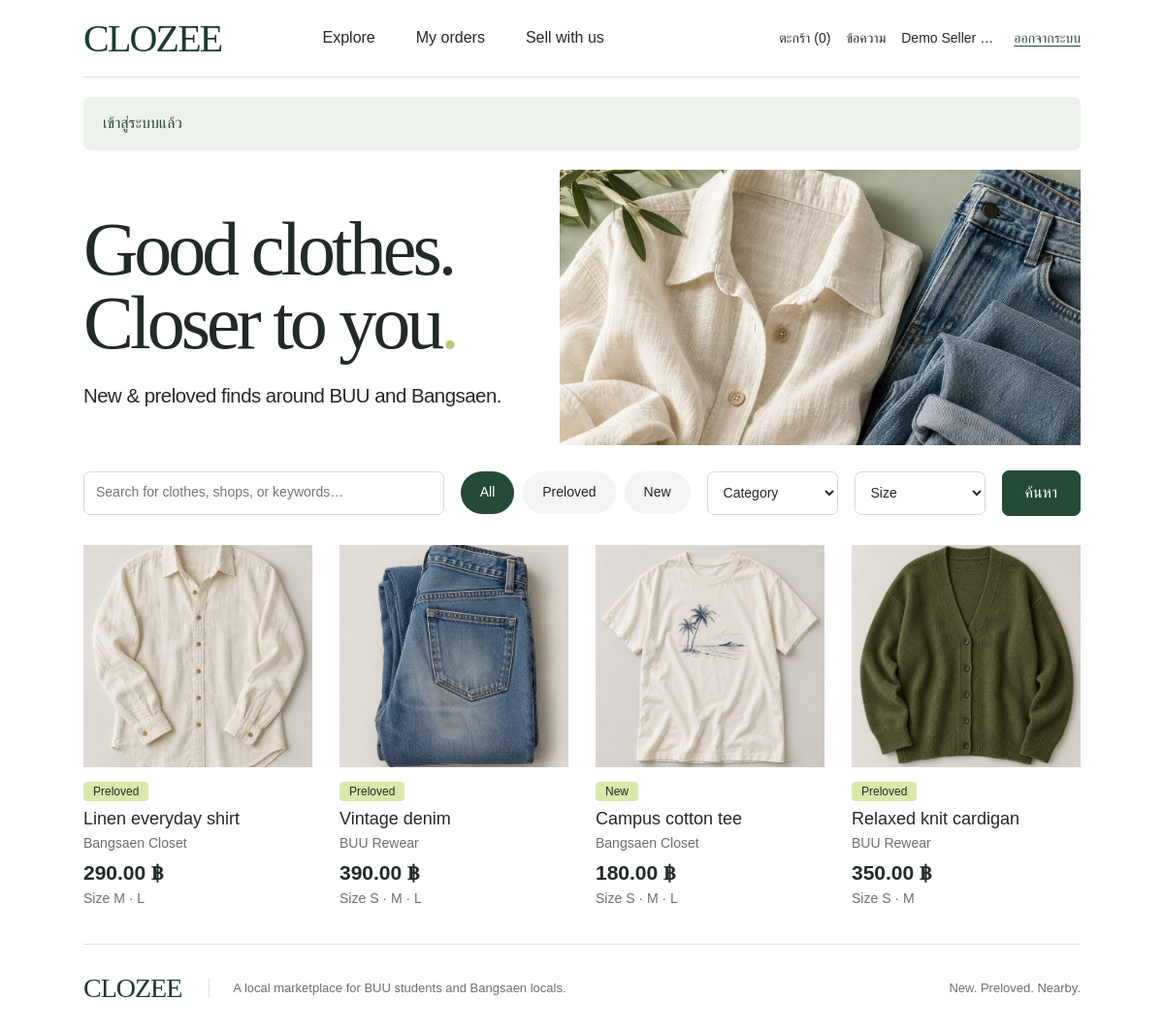
The page /products.php (signed in) on the database its author committed.
### tables this page shows
CREATE TABLE products (
    product_id BIGINT UNSIGNED NOT NULL AUTO_INCREMENT,
    shop_id BIGINT UNSIGNED NOT NULL,
    product_name VARCHAR(180) NOT NULL,
    description TEXT NULL,
    category VARCHAR(80) NULL,
    condition_type ENUM('new','secondhand') NOT NULL,
    image_path VARCHAR(255) NULL,
    brand VARCHAR(100) NULL,
    chest_cm DECIMAL(4,1) NULL,
    length_cm DECIMAL(4,1) NULL,
    condition_notes VARCHAR(1000) NULL,
    is_active TINYINT(1) NOT NULL DEFAULT 1,
    created_at TIMESTAMP NOT NULL DEFAULT CURRENT_TIMESTAMP,
    updated_at TIMESTAMP NOT NULL DEFAULT CURRENT_TIMESTAMP ON UPDATE CURRENT_TIMESTAMP,
    PRIMARY KEY (product_id),
    KEY idx_products_shop (shop_id),
    KEY idx_products_condition_active (condition_type, is_active),
    CONSTRAINT ck_products_chest CHECK (chest_cm IS NULL OR (chest_cm > 0 AND chest_cm <= 300)),
    CONSTRAINT ck_products_length CHECK (length_cm IS NULL OR (length_cm > 0 AND length_cm <= 300)),
    CONSTRAINT fk_products_shop FOREIGN KEY (shop_id)
      REFERENCES shops(shop_id) ON UPDATE CASCADE ON DELETE RESTRICT
);

CREATE TABLE shops (
    shop_id BIGINT UNSIGNED NOT NULL AUTO_INCREMENT,
    owner_user_id BIGINT UNSIGNED NOT NULL,
    shop_name VARCHAR(150) NOT NULL,
    description TEXT NULL,
    pickup_location VARCHAR(255) NULL,
    is_active TINYINT(1) NOT NULL DEFAULT 1,
    created_at TIMESTAMP NOT NULL DEFAULT CURRENT_TIMESTAMP,
    updated_at TIMESTAMP NOT NULL DEFAULT CURRENT_TIMESTAMP ON UPDATE CURRENT_TIMESTAMP,
    PRIMARY KEY (shop_id),
    UNIQUE KEY uq_shops_owner (owner_user_id),
    CONSTRAINT fk_shops_owner FOREIGN KEY (owner_user_id)
      REFERENCES users(user_id) ON UPDATE CASCADE ON DELETE RESTRICT
);

### public/products.php (called while the page is built)
<?php require __DIR__.'/../app/bootstrap.php';require ROOT.'/app/pages/catalog.php';

### app/config/example.php (called while the page is built)
<?php
return [
    'db_host' => '127.0.0.1',
    'db_port' => 3306,
    'db_name' => 'clozee',
    'db_user' => 'clozee',
    'db_pass' => '',
    'table_prefix' => '',
    'base_path' => '',
    'secure_cookies' => true,
    'delivery_fee' => '30.00',
];

### app/bootstrap.php (called while the page is built, shortened)
<?php
function config(): array
{
    static $values;
    if (is_array($values)) return $values;
    $values = require __DIR__ . '/config/example.php';
    $values['base_path'] = rtrim((string)$values['base_path'], '/');
    return $values;
}
require __DIR__ . '/config/tables.php';
require __DIR__ . '/config/db.php';
require __DIR__ . '/validation.php';
require __DIR__ . '/services/ProductImageService.php';
require __DIR__ . '/services/ProductService.php';
function url(string $path = ''): string { return config()['base_path'] . '/' . ltrim($path, '/'); }
function h(mixed $value): string { return htmlspecialchars((string)$value, ENT_QUOTES | ENT_SUBSTITUTE, 'UTF-8'); }

### app/services/ProductService.php (called while the page is built, shortened)
<?php
function catalog(array $filters, int $limit=24, int $offset=0): array {
    $where=['p.is_active=1','s.is_active=1','v.is_active=1']; $params=[];
    $sql='SELECT p.*,s.shop_name,(SELECT pi.image_id FROM {{product_images}} pi WHERE pi.product_id=p.product_id ORDER BY pi.sort_order,pi.image_id LIMIT 1) AS cover_image_id,MIN(v.price) AS min_price,SUM(v.stock_quantity) AS total_stock,GROUP_CONCAT(v.size_label ORDER BY v.variant_id SEPARATOR \' · \') AS sizes FROM {{products}} p JOIN {{shops}} s ON s.shop_id=p.shop_id JOIN {{product_variants}} v ON v.product_id=p.product_id WHERE '.implode(' AND ',$where).' GROUP BY p.product_id,s.shop_id ORDER BY p.product_id LIMIT '.max(1,min($limit,100)).' OFFSET '.max(0,$offset);
    return query($sql,$params)->fetchAll();
}

### app/config/db.php (called while the page is built, shortened)
<?php
function db(): PDO
{
    $c = config();
    $pdo = new PDO(
        sprintf('mysql:host=%s;port=%d;dbname=%s;charset=utf8mb4', $c['db_host'], $c['db_port'], $c['db_name']),
        $c['db_user'], $c['db_pass'],
        [PDO::ATTR_ERRMODE => PDO::ERRMODE_EXCEPTION, PDO::ATTR_DEFAULT_FETCH_MODE => PDO::FETCH_ASSOC,
         PDO::ATTR_EMULATE_PREPARES => false, PDO::ATTR_STRINGIFY_FETCHES => false]
    );
    $pdo->exec("SET time_zone = '+00:00'");
    return $pdo;
}
function query(string $sql, array $params = []): PDOStatement
{
    $statement = db()->prepare(resolve_sql($sql));
    $statement->execute($params);
    return $statement;
}

### app/config/tables.php (called while the page is built, shortened)
<?php
function table_name(string $logical): string {
    $prefix=config()['table_prefix'];
    return $prefix.$logical;
}
function resolve_sql(string $sql): string {
    return preg_replace_callback('/\{\{([a-z_]+)\}\}/',fn(array $m):string=>'`'.table_name($m[1]).'`',$sql);
}

### app/services/ProductImageService.php (called while the page is built, shortened)
<?php
function product_image_url(array $product): string {
    return url('assets/images/'.(in_array($product['image_path']??'',IMAGES,true)?$product['image_path']:'linen.jpg'));
}

### app/validation.php (called while the page is built, shortened)
<?php
function cents(mixed $value): int {
    if (!preg_match('/^(0|[1-9][0-9]{0,6})(?:\.([0-9]{1,2}))?$/D', (string)$value, $m)) throw new ValidationException('ราคาต้องไม่ติดลบและมีทศนิยมไม่เกิน 2 หลัก');
    return (int)$m[1]*100 + (int)str_pad($m[2]??'', 2, '0');
}
function money(mixed $decimal): string { return number_format(cents((string)$decimal)/100, 2) . ' ฿'; }

### app/templates/product-card.php (the view)
<article class="product-card"><a class="product-image" href="<?=h(url('product.php?id='.$p['product_id']))?>"><img src="<?=h(product_image_url($p))?>" alt="<?=h($p['product_name'])?>" width="400" height="500" loading="lazy"></a>
<span class="condition"><?=$p['condition_type']==='new'?'New':'Preloved'?></span>
<h2><a href="<?=h(url('product.php?id='.$p['product_id']))?>"><?=h($p['product_name'])?></a></h2><a class="shop-link" href="<?=h(url('shop.php?id='.$p['shop_id']))?>"><?=h($p['shop_name'])?></a>
<p class="price"><?=money($p['min_price'])?></p><p class="muted">Size <?=h($p['sizes'])?><?php if((int)$p['total_stock']===0): ?> · สินค้าหมด<?php endif; ?></p></article>

### app/pages/catalog.php (shortened to what this page needs)
<?php
$page=max(1,min(10000,(int)($_GET['page']??1)));
$filters=[];
foreach(['q','condition','category','size'] as $field) $filters[$field]=is_string($_GET[$field]??null)?mb_substr($_GET[$field],0,120):'';
$rows=catalog($filters,25,($page-1)*24);$more=count($rows)>24;$rows=array_slice($rows,0,24);
require ROOT.'/app/templates/header.php';
?>
<section class="editorial"><div><h1>Good clothes.<br>Closer to you<span>.</span></h1><p>New &amp; preloved finds around BUU and Bangsaen.</p></div><img src="<?=h(url('assets/images/hero.jpg'))?>" alt="เสื้อเชิ้ตลินินและยีนส์ โทนธรรมชาติ" width="900" height="600" fetchpriority="high"></section>
<form class="filters" method="get" action="<?=h(url('products.php'))?>" aria-label="ค้นหาเสื้อผ้า">
<label class="search"><span class="sr-only">ค้นหาเสื้อผ้าหรือร้าน</span><input type="search" name="q" value="<?=h($filters['q'])?>" placeholder="Search for clothes, shops, or keywords…" maxlength="120"></label>
<fieldset class="condition-options"><?php foreach([''=>'All','secondhand'=>'Preloved','new'=>'New'] as $v=>$label): ?><label><span><?=h($label)?></span></label><?php endforeach; ?></fieldset>
<label><select name="category"><option value="">Category</option></select></label>
<label><select name="size"><option value="">Size</option></select></label><button type="submit" class="button filter-submit">ค้นหา</button>
</form>
<section aria-label="รายการเสื้อผ้า" class="product-grid"><?php foreach($rows as $p) require ROOT.'/app/templates/product-card.php'; ?></section>
<?php require ROOT.'/app/templates/footer.php'; ?>

### public/assets/css/app.css (style rules this page uses)
:root { --ink:#212b26;--green:#244b36;--sage:#eef2ed;--lime:#dbe8ac;--line:#dedfdc;--muted:#6b716d;--danger:#9a302b;--radius:7px;font-family:Arial,"Tahoma",sans-serif;color:var(--ink);background:#fff;font-size:16px;line-height:1.55 }
* { box-sizing:border-box }
body { margin:0 }
a { color:inherit;text-decoration:none }
button,input,select,textarea { font:inherit }
button,a,input,select,textarea { -webkit-tap-highlight-color:transparent }
button,a { touch-action:manipulation }
button { cursor:pointer }
img { display:block;max-width:100% }
.button,button.button { display:inline-flex;align-items:center;justify-content:center;border:1px solid var(--green);background:var(--green);color:#fff;min-height:46px;padding:10px 23px;border-radius:var(--radius);font-weight:500;white-space:nowrap;text-align:center }
.editorial { display:grid;grid-template-columns:1fr 1.15fr;align-items:center;gap:24px;margin:8px 0 26px }
.editorial h1 { font:clamp(52px,6.5vw,104px)/.98 Georgia,serif;letter-spacing:-4px;margin:20px 0 }
.editorial h1 span { color:#bbc878 }
.editorial p { font-size:clamp(17px,1.7vw,25px);margin:22px 0 10px;letter-spacing:-.5px }
.editorial>img { width:100%;height:284px;object-fit:cover;object-position:50% 48% }
.filters { display:flex;align-items:center;gap:17px;margin:20px 0 30px }
.filters .search { flex:1;min-width:160px }
.filters input[type=search] { width:100%;padding-left:17px }
.filters select { min-width:135px }
.filters label { margin:0 }
.condition-options { display:flex;gap:9px;padding:0;border:0;margin:0 }
.condition-options label { position:relative;display:block }
.condition-options span { display:block;padding:11px 20px;background:#f4f4f3;border-radius:30px;font-size:14px;cursor:pointer;white-space:nowrap }
.condition-options input:checked+span { background:var(--green);color:white }
.filter-submit { padding:10px 15px }
.product-grid { display:grid;grid-template-columns:repeat(4,minmax(0,1fr));gap:28px;margin-bottom:30px }
.product-image { display:block;background:#e7e5de;overflow:hidden;aspect-ratio:1.03/1;margin-bottom:12px }
.product-image img { width:100%;height:100%;object-fit:cover;transition:transform .25s }
.condition { display:inline-block;padding:1px 10px;background:var(--lime);border-radius:4px;font-size:12px;line-height:1.5 }
.product-card h2 { font-size:18px;line-height:1.4;font-weight:400;margin:4px 0 0 }
.shop-link { font-size:14px;color:var(--muted) }
.price { font-size:21px;font-weight:600;margin:2px 0 0 }
.product-card .muted { margin:0;font-size:14px }
.muted,.field-help { color:var(--muted) }
h1,h2,h3,p { overflow-wrap:anywhere }
input:not([type=checkbox]):not([type=radio]),select,textarea { display:block;min-height:45px;border:1px solid #d6d9d4;background:white;color:var(--ink);border-radius:var(--radius);padding:10px 12px;max-width:100% }
label { display:block;font-size:14px;font-weight:500 }
label>input,label>textarea,label>select { margin-top:7px;width:100% }
.filters label>input,.filters label>select { margin-top:0 }

### rows shown on the page
products: image_path (picture), condition_type "Preloved", product_name "Linen everyday shirt", shop.shop_name "Bangsaen Closet", min_price "290.00 ฿", sizes "M · L"
products: image_path (picture), condition_type "Preloved", product_name "Vintage denim", shop.shop_name "BUU Rewear", min_price "390.00 ฿", sizes "S · M · L"
products: image_path (picture), condition_type "New", product_name "Campus cotton tee", shop.shop_name "Bangsaen Closet", min_price "180.00 ฿", sizes "S · M · L"
products: image_path (picture), condition_type "Preloved", product_name "Relaxed knit cardigan", shop.shop_name "BUU Rewear", min_price "350.00 ฿", sizes "S · M"

### other values the page prints
$cartCount "0"
$currentUser['full_name'] "Demo Seller…"
$_SESSION['flash'] "เข้าสู่ระบบแล้ว"
$label "All"
$label "Preloved"
$label "New"
